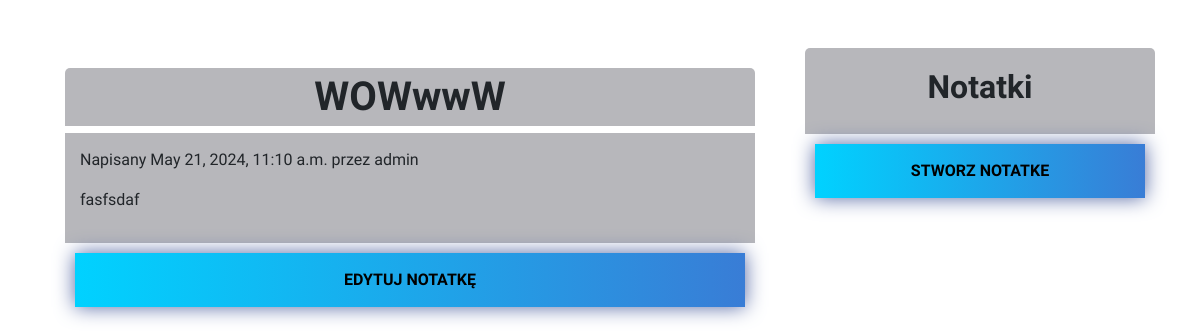
The app's page /2024/5/21/19 with its own data.
### aplikacja/models.py (models this page shows, shortened)
class Notatka(models.Model):
    STATUS_CHOICES = (
        ('mniejwazne', 'Mniejwazne'),
        ('wazne', 'Wazne')
    )
    title = models.CharField(max_length=250)
    author = models.ForeignKey(User,
                               on_delete=models.CASCADE,
                               related_name='notatki')
    body = models.TextField()
    publish = models.DateTimeField(default=timezone.now)
    created = models.DateTimeField(auto_now_add=True)
    updated = models.DateTimeField(auto_now=True)
    status = models.CharField(max_length=10,
                              choices=STATUS_CHOICES,
                              default='mniejwazne')

### aplikacja/views.py (the view)
def note_detail(request, year, month, day,note_id):
    note = get_object_or_404(Notatka,
                             status__in=('wazne', 'mniejwazne'),
                             publish__year=year,
                             publish__month=month,
                             publish__day=day,
                             pk=note_id
                             )
    return render(request, "post/detail.html",
                  {'note': note, })

### aplikacja/templates/post/detail.html (shortened to what this page needs)
{% extends "base.html" %}
{% load static %}
{% block content %}
    <div class="notatniki">
        <h1>{{ note.title }} </h1>
        <div id="text-notatki">
            <p class="date" id="">
                Napisany {{ note.publish }} przez {{ note.author }}
            </p>
            <p id="text">{{ note.body|linebreaks }}</p>
        </div>
    <a class="create" href="{% url 'aplikacja:edit_note' note_id=note.id %}">Edytuj notatkę</a>
    </div>
{% endblock %}

### aplikacja/static/css/index.css (style rules this page uses)
* { margin: 0; padding: 0; box-sizing: border-box; font-family: "Quicksand", sans-serif; font-optical-sizing: auto; font-weight: bolder; font-weight: 400; }
.container h1 { margin-bottom: 25px; font-weight: bolder; }
.create { background-image: linear-gradient(to right, #00d2ff 0%, #3a7bd5 51%, #00d2ff 100%); margin: 10px; padding: 15px 45px; text-align: center; text-transform: uppercase; transition: 0.5s; background-size: 200% auto; color: black; font-weight: bold; box-shadow: 0 0 20px #5366a3; display: block; border: none; }

### aplikacja/static/css/notatka.css (style rules this page uses)
* { margin: 0; padding: 0; box-sizing: border-box; font-family: "Quicksand", sans-serif; font-optical-sizing: auto; font-weight: bolder; font-weight: 400; }
.notatniki { margin-bottom: 20px; border-radius: 5px; padding: 20px; width: auto; }
.notatniki a { text-decoration: none; color: black; }
.notatniki h1 { margin-bottom: 7px; position: relative; font-weight: bolder; background-color: rgb(183, 183, 187); text-align: center; padding: 5px; border-top-left-radius: 5px; border-top-right-radius: 5px; }
#text-notatki { background-color: rgb(183, 183, 187); padding: 15px; height: auto; width: auto; }
#text { font-weight: bold; }
.create { background-image: linear-gradient(to right, #00d2ff 0%, #3a7bd5 51%, #00d2ff 100%); margin: 10px; padding: 15px 45px; text-align: center; text-transform: uppercase; transition: 0.5s; background-size: 200% auto; color: black; font-weight: bold; box-shadow: 0 0 20px #5366a3; display: block; }

### records on screen
Notatka: title "WOWwwW", publish "May 21, 2024, 11:10 a.m.", author "admin", body "fasfsdaf"
